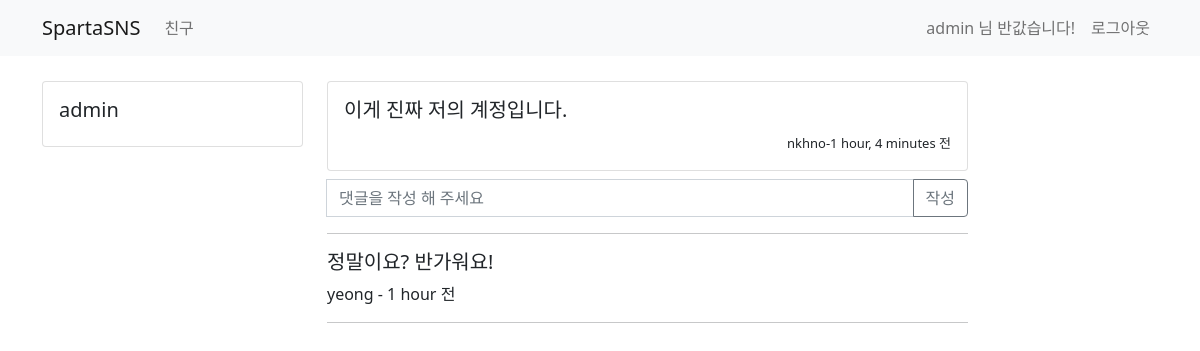
Screenshot of /tweet/1 (signed in) with the database file from the repository.
### user/models.py (models this page shows)
class UserModel(AbstractUser):
    class Meta:
        db_table = "my_user"
    bio = models.CharField(max_length=256, default='')
    follow = models.ManyToManyField(settings.AUTH_USER_MODEL,related_name='followee')

### tweet/models.py (models this page shows)
class TweetModel(models.Model):
    class Meta:
        db_table = "tweet"
    author = models.ForeignKey(UserModel, on_delete=models.CASCADE)
    content = models.CharField(max_length=256)
    created_at = models.DateTimeField(auto_now_add=True)
    updated_at = models.DateTimeField(auto_now=True)

class TweetComment(models.Model):
    class Meta:
        db_table = "comment"
    tweet = models.ForeignKey(TweetModel, on_delete=models.CASCADE)
    author = models.ForeignKey(UserModel, on_delete=models.CASCADE)
    comment = models.CharField(max_length=256)
    created_at = models.DateTimeField(auto_now_add=True)
    updated_at = models.DateTimeField(auto_now=True)

### tweet/views.py (the view)
# urls.py: path('tweet/<int:id>',views.detail_tweet,name='detail-tweet'),
def detail_tweet(request, id):
    my_tweet = TweetModel.objects.get(id=id)
    if request.method == 'GET':
        user = request.user.is_authenticated
        if user:
            tweet_comment = TweetComment.objects.filter(tweet_id=id).order_by('-created_at')
            return render(request, 'tweet/tweet_detail.html',{'tweet':my_tweet,'comment':tweet_comment})
        else:
            return redirect('/tweet')

### templates/tweet/tweet_detail.html (shortened to what this page needs)
{% extends 'base.html' %}
{% block content %}
    <div class="container timeline-container">
        <div class="row">
            <div class="col-md-3">
                <div class="card">
                    <div class="card-body">
                        <h5 class="card-title">{{ user.username }}</h5>
                    </div>
                </div>
            </div>
            <div class="col-md-7">
                <div class="row">
                    <div class="col-md-12 mb-2">
                        <div class="card">
                            <div class="card-body">
                                <div class="media">
                                    <div class="media-bod">
                                        <h5 class="mt-0">{{ tweet.content }}</h5>
                                    </div>
                                    <div style="text-align: right">
                                        <span style="font-size: small">{{ tweet.author.username }}-{{ tweet.created_at|timesince }} 전</span>
                                    </div>
                                </div>
                            </div>
                        </div>
                    </div>
                </div>
                <form class="input-group mb-3" action="/tweet/comment/{{ tweet.id }}" method="post">
                    <input type="text" class="form-control" id='comment' name='comment' placeholder="댓글을 작성 해 주세요"/>
                    <button class="btn btn-outline-secondary" type="submit">작성</button>
                </form>
                <hr>
								{% for cm in comment %}
                    <div class="row">
                        <div class="col-md-12">
                            <div class="media">
                                <div class="media-body">
                                    <h5 class="mt-0"> {{ cm.comment }} </h5>
                                    <span> {{ cm.author }} </span>
                                    <span> - {{ cm.created_at | timesince }} 전</span>
                                </div>
                            </div>
                        </div>
                    </div>
                    <hr>
                {% endfor %}
            </div>
        </div>
    </div>
{% endblock %}

### templates/base.html (shortened to what this page needs)
<!DOCTYPE html>
<html lang="en">
<head>
    <link href="https://cdn.jsdelivr.net/npm/bootstrap@5.0.0-beta3/dist/css/bootstrap.min.css" rel="stylesheet"
>
</head>
<body>
<nav class="navbar navbar-expand-lg navbar-light bg-light">
    <div class="container">
        <a class="navbar-brand" href="/">SpartaSNS</a>
        <div class="collapse navbar-collapse" id="navbarSupportedContent">
            <ul class="navbar-nav mr-auto">
                <li class="nav-item active">
                    <a class="nav-link" href="/user"> 친구 </a>
                </li>
            </ul>
        </div>
        <form class="form-inline my-2 my-lg-0">
            {% if not user.is_authenticated %}
            <ul class="navbar-nav mr-auto">
                <li class="nav-item active">
                    <a class="nav-link" href="/sign-in"> Sign In <span class="sr-only"></span></a>
                </li>
                <li class="nav-item active">
                    <a class="nav-link" href="/sign-up"> Sign Up <span class="sr-only"></span></a>
                </li>
            </ul>
            {% else %}
                <ul class="navbar-nav mr-auto">
                    <li class="nav-item disabled">
                        <span class ="nav-link">
                            {{ user.username }} 님 반값습니다!
                        </span>
                    </li>
                    <li class="nav-item active">
                        <a class="nav-link" href="/logout"> 로그아웃</a>
                    </li>
                </ul>
            {%endif %}
        </form>
    </div>
</nav>
{% block content %}
{% endblock %}
</body>
</html>

### templates/base.html (style rules this page uses)
.timeline-container { margin-top : 25px }

### rows the page displays
UserModel: username "admin"
TweetModel: content "이게 진짜 저의 계정입니다.", author.username "nkhno", created_at "1 hour, 4 minutes"
TweetComment: comment "정말이요? 반가워요!", author "yeong", created_at "1 hour"
